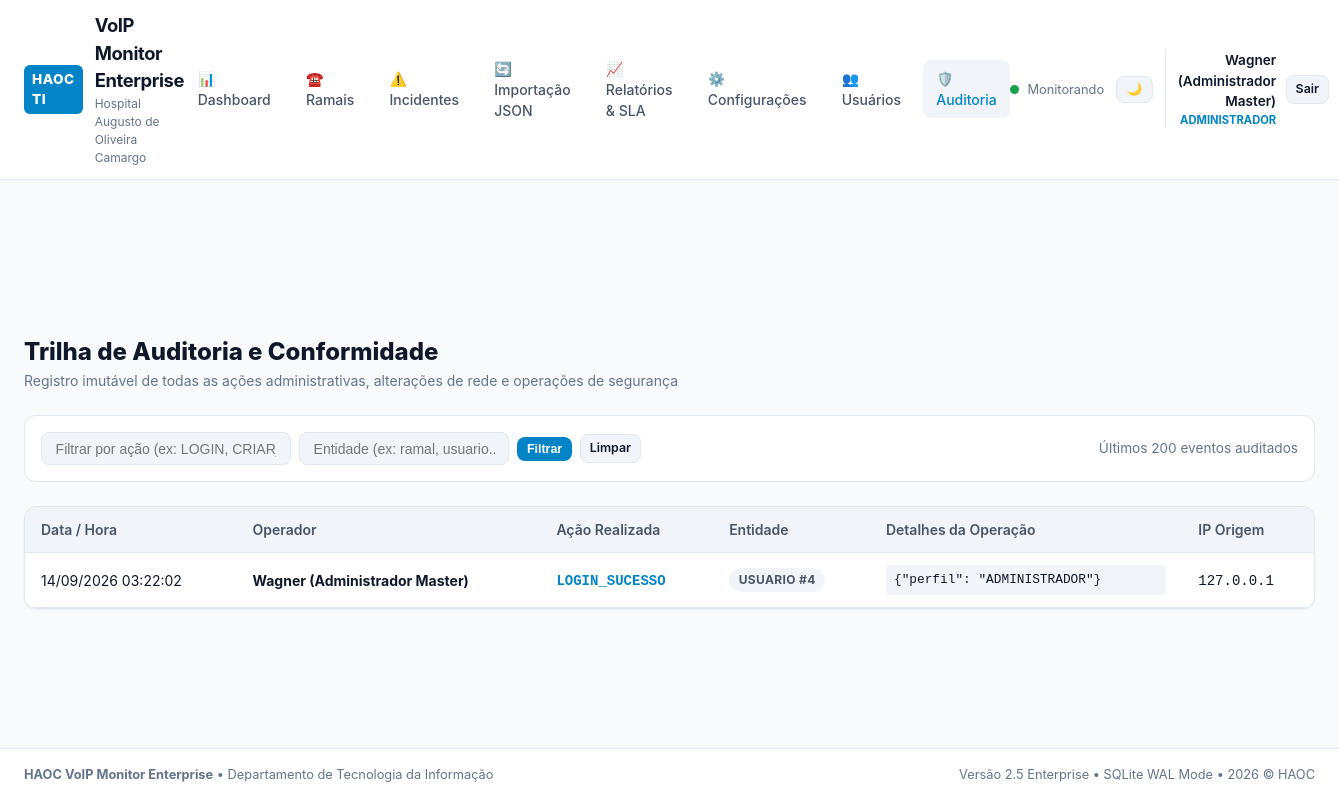
The page /auditoria/ (signed in) on the database its author committed.
### haoc_voip/core/models.py (models this page shows, shortened)
class Usuario(Base):
    __tablename__ = "usuarios"
    id = Column(Integer, primary_key=True, autoincrement=True)
    nome = Column(String(120), nullable=False)
    login = Column(String(60), unique=True, nullable=False, index=True)
    senha_hash = Column(String(255), nullable=False)
    perfil = Column(String(30), default=PerfilUsuario.ANALISTA.value, nullable=False)
    ativo = Column(Boolean, default=True, nullable=False)
    tentativas_falhas = Column(Integer, default=0, nullable=False)
    bloqueado_ate = Column(DateTime, nullable=True)
    ultimo_login = Column(DateTime, nullable=True)
    criado_em = Column(DateTime, default=datetime.utcnow, nullable=False)
    auditorias = relationship("Auditoria", back_populates="usuario")

class Auditoria(Base):
    __tablename__ = "auditoria"
    id = Column(Integer, primary_key=True, autoincrement=True)
    usuario_id = Column(Integer, ForeignKey("usuarios.id", ondelete="SET NULL"), nullable=True)
    acao = Column(String(80), nullable=False)  # CRIAR, EDITAR, EXCLUIR, DESATIVAR, REATIVAR, IMPORTAR, RESTAURAR, LOGIN
    entidade = Column(String(60), nullable=False)  # ramal, usuario, configuracao, backup, importacao
    entidade_id = Column(String(60), nullable=True)
    detalhes = Column(Text, nullable=True)
    ip_origem = Column(String(45), nullable=True)
    criado_em = Column(DateTime, default=datetime.utcnow, nullable=False, index=True)
    usuario = relationship("Usuario", back_populates="auditorias")
    def to_dict(self):
        return {
            "id": self.id,
            "usuario_nome": self.usuario.nome if self.usuario else "Sistema",
            "usuario_login": self.usuario.login if self.usuario else "system",
            "acao": self.acao,
            "entidade": self.entidade,
            "entidade_id": self.entidade_id,
            "detalhes": self.detalhes,
            "ip_origem": self.ip_origem,
            "criado_em": self.criado_em.strftime("%d/%m/%Y %H:%M:%S") if self.criado_em else None,
        }

### haoc_voip/web/routes/auditoria.py (the view)
@auditoria_bp.route("/")
@admin_required
def index():
    filtro_acao = request.args.get("acao", "").strip().upper()
    filtro_entidade = request.args.get("entidade", "").strip().lower()
    with db.session_scope() as session_db:
        query = session_db.query(Auditoria)
        if filtro_acao:
            query = query.filter(Auditoria.acao == filtro_acao)
        if filtro_entidade:
            query = query.filter(Auditoria.entidade == filtro_entidade)
        registros = query.order_by(Auditoria.criado_em.desc()).limit(200).all()
        return render_template(
            "auditoria.html",
            registros=[r.to_dict() for r in registros],
            filtro_acao=filtro_acao,
            filtro_entidade=filtro_entidade,
        )

### haoc_voip/core/database.py (called while the page is built)
    @contextmanager
    def session_scope(self) -> Generator[Session, None, None]:
        session: Session = self.SessionScoped()
        try:
            yield session
            session.commit()
        except Exception as exc:
            session.rollback()
            logger.error("Erro durante transação no banco. Rollback executado: %s", exc)
            raise
        finally:
            session.close()

### haoc_voip/web/app.py (called while the page is built)
def admin_required(view_func: Callable) -> Callable:
    @functools.wraps(view_func)
    def wrapper(*args: Any, **kwargs: Any):
        if "usuario_id" not in session:
            if request.is_json or request.path.startswith("/api/"):
                return jsonify({"erro": "Autenticação obrigatória."}), 401
            return redirect(url_for("auth.login", next=request.url))
        if session.get("perfil") != PerfilUsuario.ADMINISTRADOR.value:
            if request.is_json or request.path.startswith("/api/"):
                return jsonify({"erro": "Permissão negada. Apenas Administradores podem executar esta ação."}), 403
            flash("Acesso restrito ao perfil de Administrador.", "danger")
            return redirect(url_for("dashboard.index"))
        return view_func(*args, **kwargs)
    return wrapper

### haoc_voip/web/templates/auditoria.html (shortened to what this page needs)
{% extends "base.html" %}
{% block content %}
<div style="margin-bottom: 1.5rem;">
  <h1 style="font-size: 1.5rem; font-weight: 800;">Trilha de Auditoria e Conformidade</h1>
  <p style="color: var(--text-muted); font-size: 0.875rem;">
    Registro imutável de todas as ações administrativas, alterações de rede e operações de segurança
  </p>
</div>
<form method="GET" action="{{ url_for('auditoria.index') }}" class="toolbar">
  <div class="toolbar-group">
    <input
      type="text"
      name="acao"
      class="input"
      placeholder="Filtrar por ação (ex: LOGIN, CRIAR_RAMAL...)"
      value="{{ filtro_acao or '' }}"
      style="min-width: 250px;"
    />
    <input
      type="text"
      name="entidade"
      class="input"
      placeholder="Entidade (ex: ramal, usuario...)"
      value="{{ filtro_entidade or '' }}"
    />
    <button type="submit" class="btn btn-primary btn-sm">Filtrar</button>
    <a href="{{ url_for('auditoria.index') }}" class="btn btn-secondary btn-sm">Limpar</a>
  </div>
  <div style="font-size: 0.85rem; color: var(--text-muted);">
    Últimos 200 eventos auditados
  </div>
</form>
<div class="table-responsive">
  <table class="table">
    <thead>
      <tr>
        <th>Data / Hora</th>
        <th>Operador</th>
        <th>Ação Realizada</th>
        <th>Entidade</th>
        <th>Detalhes da Operação</th>
        <th>IP Origem</th>
      </tr>
    </thead>
    <tbody>
      {% for r in registros %}
      <tr>
        <td style="white-space: nowrap;">{{ r.criado_em }}</td>
        <td>
          <strong>{{ r.usuario_nome or 'Sistema Automático' }}</strong>
        </td>
        <td>
          <code style="font-weight: 700; color: var(--color-brand);">{{ r.acao }}</code>
        </td>
        <td>
          <span class="badge" style="background: var(--bg-tertiary); color: var(--text-secondary);">
            {{ r.entidade }} #{{ r.entidade_id or '-' }}
          </span>
        </td>
        <td style="font-size: 0.8rem; max-width: 400px; word-break: break-all;">
          {% if r.detalhes %}
            <pre style="background: var(--bg-tertiary); padding: 0.35rem 0.5rem; border-radius: 4px; overflow-x: auto;">{{ r.detalhes }}</pre>
          {% else %}
            -
          {% endif %}
        </td>
        <td><code>{{ r.ip_origem or 'local' }}</code></td>
      </tr>
      {% else %}
      <tr>
        <td colspan="6" style="text-align: center; padding: 2.5rem; color: var(--text-muted);">
          Nenhum registro de auditoria encontrado.
        </td>
      </tr>
      {% endfor %}
    </tbody>
  </table>
</div>
{% endblock %}

### haoc_voip/web/templates/base.html (shortened to what this page needs)
<!DOCTYPE html>
<html lang="pt-BR">
<head>
  <link rel="stylesheet" href="{{ url_for('static', filename='css/style.css') }}">
</head>
<body>
  <header class="navbar">
    <a href="{{ url_for('dashboard.index') }}" class="brand-container">
      <span class="brand-badge">HAOC TI</span>
      <div>
        <span class="brand-title">VoIP Monitor Enterprise</span>
        <span class="brand-sub">Hospital Augusto de Oliveira Camargo</span>
      </div>
    </a>
    {% if session.get('usuario_id') %}
    <nav class="nav-links">
      <a href="{{ url_for('dashboard.index') }}" class="nav-item {% if request.endpoint and 'dashboard' in request.endpoint %}active{% endif %}">
        📊 Dashboard
      </a>
      <a href="{{ url_for('ramais.lista') }}" class="nav-item {% if request.endpoint and 'ramais' in request.endpoint %}active{% endif %}">
        ☎️ Ramais
      </a>
      <a href="{{ url_for('incidentes.lista') }}" class="nav-item {% if request.endpoint and 'incidentes' in request.endpoint %}active{% endif %}">
        ⚠️ Incidentes
      </a>
      <a href="{{ url_for('importacao.index') }}" class="nav-item {% if request.endpoint and 'importacao' in request.endpoint %}active{% endif %}">
        🔄 Importação JSON
      </a>
      <a href="{{ url_for('relatorios.index') }}" class="nav-item {% if request.endpoint and 'relatorios' in request.endpoint %}active{% endif %}">
        📈 Relatórios & SLA
      </a>
      {% if current_user.is_admin %}
      <a href="{{ url_for('configuracoes.index') }}" class="nav-item {% if request.endpoint and 'configuracoes' in request.endpoint %}active{% endif %}">
        ⚙️ Configurações
      </a>
      <a href="{{ url_for('usuarios.lista') }}" class="nav-item {% if request.endpoint and 'usuarios' in request.endpoint %}active{% endif %}">
        👥 Usuários
      </a>
      <a href="{{ url_for('auditoria.index') }}" class="nav-item {% if request.endpoint and 'auditoria' in request.endpoint %}active{% endif %}">
        🛡️ Auditoria
      </a>
      {% endif %}
    </nav>
    {% endif %}
    <div class="nav-actions">
      <div style="display: flex; align-items: center; gap: 0.5rem; font-size: 0.8rem; color: var(--text-muted);">
        <span class="pulse-dot online" id="scan-pulse-dot"></span>
        <span id="scan-engine-status">Monitorando</span>
      </div>
      <button id="theme-toggle-btn" class="btn btn-secondary btn-sm" title="Alternar tema de cores" style="padding: 0.35rem 0.6rem;">
        <span id="theme-icon">🌙</span>
      </button>
      {% if session.get('usuario_id') %}
      <div style="display: flex; align-items: center; gap: 0.6rem; border-left: 1px solid var(--border-color); padding-left: 0.75rem;">
        <div style="text-align: right;">
          <div style="font-size: 0.85rem; font-weight: 600;">{{ session.get('usuario_nome') }}</div>
          <div style="font-size: 0.7rem; color: var(--color-brand); font-weight: 700; text-transform: uppercase;">{{ session.get('perfil') }}</div>
        </div>
        <a href="{{ url_for('auth.logout') }}" class="btn btn-secondary btn-sm" title="Encerrar sessão">
          Sair
        </a>
      </div>
      {% endif %}
    </div>
  </header>
  <div class="container" style="padding-bottom: 0; padding-top: 1rem;">
  </div>
  <main class="container">
    {% block content %}{% endblock %}
  </main>
  <footer class="footer">
    <div>
      <strong>HAOC VoIP Monitor Enterprise</strong> &bull; Departamento de Tecnologia da Informação
    </div>
    <div>
      Versão 2.5 Enterprise &bull; SQLite WAL Mode &bull; {{ now_year }} &copy; HAOC
    </div>
  </footer>
</body>
</html>

### haoc_voip/web/static/css/style.css (style rules this page uses)
:root { --bg-primary: #f8fafc; --bg-secondary: #ffffff; --bg-tertiary: #f1f5f9; --border-color: #e2e8f0; --text-primary: #0f172a; --text-secondary: #475569; --text-muted: #64748b; --color-brand: #0284c7; --color-brand-hover: #0369a1; --status-online: #16a34a; --status-online-bg: #dcfce7; --status-offline: #dc2626; --status-offline-bg: #fee2e2; --status-inativo: #64748b; --status-inativo-bg: #f1f5f9; --status-aguardando: #d97706; --status-aguardando-bg: #fef3c7; --shadow-sm: 0 1px 2px 0 rgb(0 0 0 / 0.05); --shadow-md: 0 4px 6px -1px rgb(0 0 0 / 0.1), 0 2px 4px -2px rgb(0 0 0 / 0.1); --radius-md: 8px; --radius-lg: 12px; }
* { box-sizing: border-box; margin: 0; padding: 0; }
body { font-family: -apple-system, BlinkMacSystemFont, "Segoe UI", Roboto, Helvetica, Arial, sans-serif; background-color: var(--bg-primary); color: var(--text-primary); line-height: 1.5; min-height: 100vh; display: flex; flex-direction: column; }
.navbar { background-color: var(--bg-secondary); border-bottom: 1px solid var(--border-color); padding: 0.75rem 1.5rem; display: flex; align-items: center; justify-content: space-between; position: sticky; top: 0; z-index: 50; }
.brand-container { display: flex; align-items: center; gap: 0.75rem; text-decoration: none; color: var(--text-primary); }
.brand-badge { background-color: #0284c7; color: white; font-weight: 800; font-size: 0.85rem; padding: 0.25rem 0.5rem; border-radius: 6px; letter-spacing: 0.5px; }
.brand-title { font-size: 1.15rem; font-weight: 700; letter-spacing: -0.02em; }
.brand-sub { font-size: 0.75rem; color: var(--text-muted); display: block; }
.nav-links { display: flex; gap: 0.5rem; align-items: center; }
.nav-item { color: var(--text-secondary); text-decoration: none; padding: 0.5rem 0.85rem; border-radius: var(--radius-md); font-size: 0.875rem; font-weight: 500; transition: all 0.15s ease; }
.nav-item:hover, .nav-item.active { background-color: var(--bg-tertiary); color: var(--color-brand); }
.nav-actions { display: flex; align-items: center; gap: 0.75rem; }
.container { width: 100%; max-width: 1440px; margin: 0 auto; padding: 1.5rem; flex: 1; }
.badge { display: inline-flex; align-items: center; gap: 0.35rem; font-size: 0.75rem; font-weight: 700; padding: 0.2rem 0.6rem; border-radius: 9999px; text-transform: uppercase; letter-spacing: 0.03em; white-space: nowrap; }
.toolbar { background: var(--bg-secondary); border: 1px solid var(--border-color); border-radius: var(--radius-lg); padding: 1rem; margin-bottom: 1.5rem; display: flex; flex-wrap: wrap; gap: 0.75rem; align-items: center; justify-content: space-between; }
.toolbar-group { display: flex; flex-wrap: wrap; gap: 0.5rem; align-items: center; }
.input, .select { background-color: var(--bg-tertiary); border: 1px solid var(--border-color); color: var(--text-primary); padding: 0.45rem 0.85rem; border-radius: var(--radius-md); font-size: 0.875rem; outline: none; }
.btn { display: inline-flex; align-items: center; gap: 0.4rem; padding: 0.45rem 0.9rem; border-radius: var(--radius-md); font-size: 0.875rem; font-weight: 600; cursor: pointer; border: 1px solid transparent; transition: all 0.15s ease; text-decoration: none; }
.btn-primary { background-color: var(--color-brand); color: white; }
.btn-secondary { background-color: var(--bg-tertiary); color: var(--text-primary); border-color: var(--border-color); }
.btn-sm { padding: 0.25rem 0.55rem; font-size: 0.775rem; }
.table-responsive { overflow-x: auto; background: var(--bg-secondary); border: 1px solid var(--border-color); border-radius: var(--radius-lg); box-shadow: var(--shadow-sm); }
.table { width: 100%; border-collapse: collapse; text-align: left; font-size: 0.875rem; }
.table th { background: var(--bg-tertiary); padding: 0.75rem 1rem; font-weight: 600; color: var(--text-secondary); border-bottom: 1px solid var(--border-color); white-space: nowrap; }
.table td { padding: 0.75rem 1rem; border-bottom: 1px solid var(--border-color); color: var(--text-primary); }
.pulse-dot { width: 9px; height: 9px; border-radius: 50%; display: inline-block; }
.pulse-dot.online { background-color: var(--status-online); box-shadow: 0 0 0 0 rgba(22, 163, 74, 0.7); animation: pulse-green 1.8s infinite; }
.footer { border-top: 1px solid var(--border-color); background: var(--bg-secondary); padding: 1rem 1.5rem; font-size: 0.8rem; color: var(--text-muted); display: flex; justify-content: space-between; align-items: center; }

### rows shown on the page
Usuario: get "Wagner (Administrador Master)", get "ADMINISTRADOR", nome "Wagner (Administrador Master)"
Auditoria: acao "LOGIN_SUCESSO", entidade "USUARIO", detalhes "{\"perfil\": \"ADMINISTRADOR\"}", ip_origem "127.0.0.1"

### other values the page prints
{{ r.criado_em }} "14/09/2026 03:22:02"
{{ r.entidade_id or '-' }} "4"
